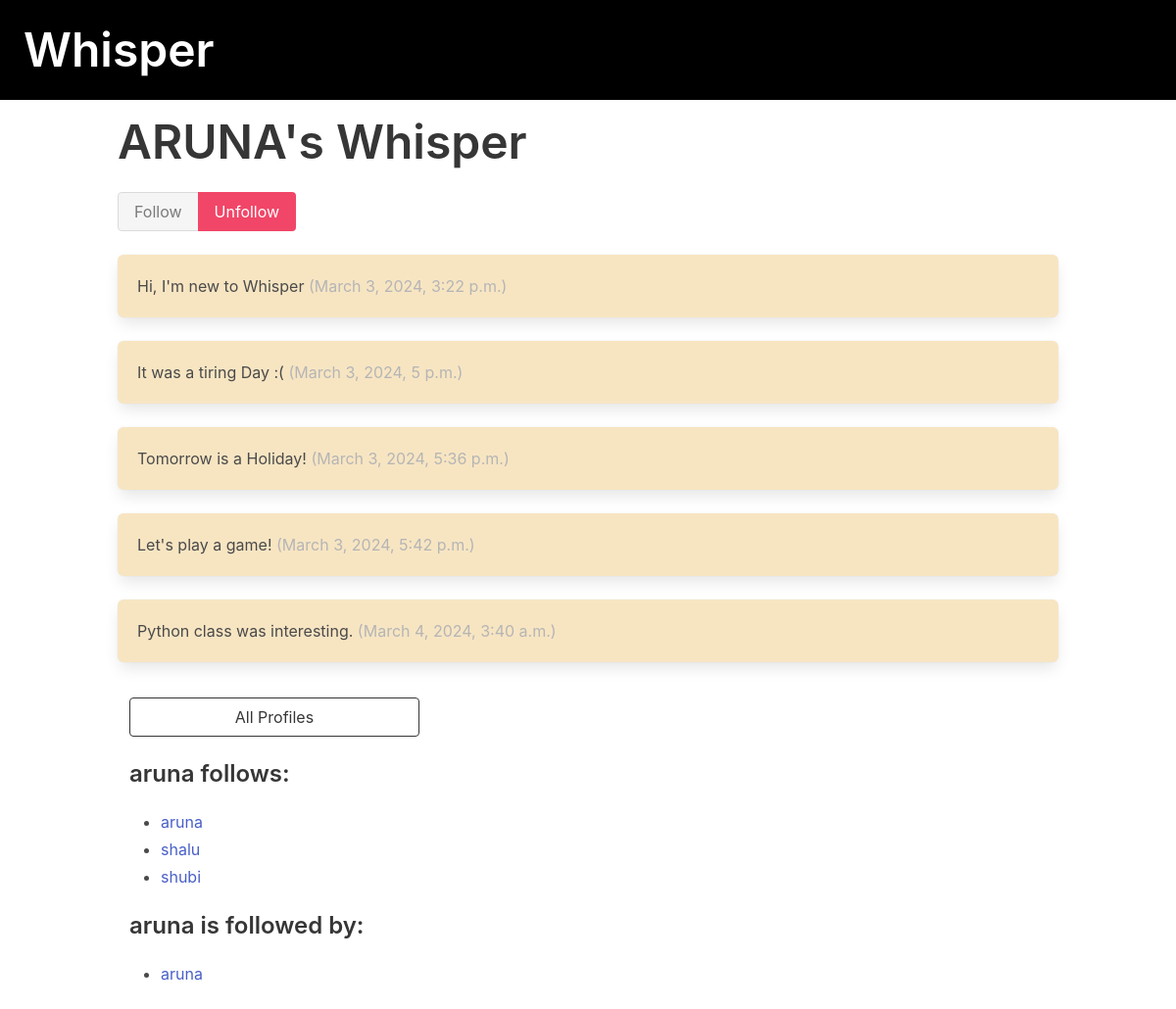
Screenshot of /profile/1 (signed in) with the database file from the repository.
### whisper/models.py (models this page shows, shortened)
class Profile(models.Model):
    user= models.OneToOneField(User,on_delete=models.CASCADE)
    follows=models.ManyToManyField(
        "self",
        related_name="followed_by",
        symmetrical=False,
        blank=True
    )
    def __str__(self):
        return self.user.username

class Whisper(models.Model):
    user = models.ForeignKey(
        User, related_name="whisper", on_delete=models.DO_NOTHING
    )
    body = models.CharField(max_length=140)
    created_at = models.DateTimeField(auto_now_add=True)

### whisper/views.py (the view, shortened to what this page needs)
# urls.py: path("profile/<int:pk>",profile,name="profile"),
def profile(request,pk):
    if not hasattr(request.user, 'profile'):
        missing_profile = Profile(user=request.user)
        missing_profile.save()
    profile=Profile.objects.get(pk=pk)
    return render(request,"whisper/profile.html",{"profile":profile})

### whisper/templates/whisper/profile.html (shortened to what this page needs)
{% extends 'base.html' %}
{% block content %}
<div class="column">
    <div class="block">
    <h1 class="title is-1">
        {{profile.user.username|upper}}'s Whisper
    </h1>
    <form method="post">
        <div class="buttons has-addons">
        {% if profile in user.profile.follows.all %}
            <button class="button is-success is-static">Follow</button>
            <button class="button is-danger" name="follow" value="unfollow">
                Unfollow
            </button>
        {% else %}
            <button class="button is-success" name="follow" value="follow">
                Follow
            </button>
            <button class="button is-danger is-static">Unfollow</button>
        {% endif %}
        </div>
    </form>
</div>
<div class="content">
    {% for whisper in profile.user.whisper.all %}
        <div class="box" style="background-color: rgb(247, 229, 194);">
            {{ whisper.body }}
            <span class="is-small has-text-grey-light">
                ({{ whisper.created_at }})
            </span>
        </div>
    {% endfor %}
</div>
<div class="column is-one-third">
    <div class="block">
        <a href="{% url 'whisper:profile_list' %}">
            <button class="button is-dark is-outlined is-fullwidth">
                All Profiles
            </button>
        </a>
    </div>
    <div class="block">
        <h3 class="title is-4">
            {{profile.user.username}} follows:
        </h3>
        <div class="content">
            <ul>
            {% for following in profile.follows.all %}
                <li>
                    <a href="{% url 'whisper:profile' following.id %}">
                        {{ following }}
                    </a>
                </li>
            {% endfor %}
            </ul>
        </div>
    </div>
    <div class="block">
        <h3 class="title is-4">
            {{profile.user.username}} is followed by:
        </h3>
        <div class="content">
            <ul>
            {% for follower in profile.followed_by.all %}
                <li>
                    <a href="{% url 'whisper:profile' follower.id %}">
                        {{ follower }}
                    </a>
                </li>
            {% endfor %}
            </ul>
        </div>
    </div>
</div>
{% endblock content %}

### whisper/templates/base.html (style rules this page uses)
body { background-image: url(''); background-repeat: no-repeat; background-attachment: fixed; background-size: cover; }

### rows the page displays
Profile: user.username "ARUNA", user.username "aruna"
Whisper: body "Hi, I'm new to Whisper", created_at "March 3, 2024, 3:22 p.m."
Whisper: body "It was a tiring Day :(", created_at "March 3, 2024, 5 p.m."
Whisper: body "Tomorrow is a Holiday!", created_at "March 3, 2024, 5:36 p.m."
Whisper: body "Let's play a game!", created_at "March 3, 2024, 5:42 p.m."
Whisper: body "Python class was interesting.", created_at "March 4, 2024, 3:40 a.m."
Profile: user.username "shalu"
Profile: user.username "shubi"
